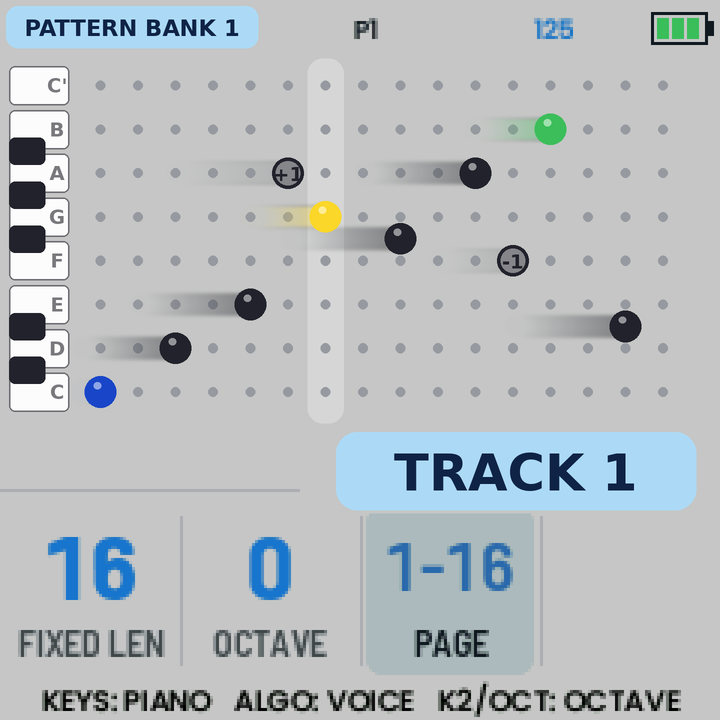
#> input picture docs/arp_look/arp_v6_F.png, 720 x 720 px, given in place of arp_page.png, which was not available
$ python arp_mock6.py
#> lines starting #> are read from the running program, lines starting #| are printed output that depends on the picture
from PIL import Image, ImageDraw, ImageFont, ImageFilter
K=6; OUT=3
base=Image.open('arp_page.png').convert('RGB')
#> base is the input picture: PIL image 720x720 RGB; mean R, G, B 182.7, 189, 191.5
BG=(197,198,197); BLUE=(24,112,200); LB=(120,185,245); GREY=(172,174,180); DK=(150,154,160); AMB=(236,150,20); CHIP=(172,218,246)
def F(n,b=True): return ImageFont.truetype('/usr/share/fonts/truetype/dejavu/DejaVuSans%s.ttf'%('-Bold' if b else ''),int(n*K))
X0,Y0,PX,PY=28,22,12.5,14.6
# (row,col): note on; accents; playhead
notes=[(0,0),(1,2),(2,4),(3,6),(4,8),(3,10),(2,12),(1,14),(0,15)]
acc={0,4,8}            # indices of notes (steps) that carry an accent
play=6
def cx(c): return (X0+c*PX+5.5)*K
def cy(r): return (Y0+r*PY+6.5)*K
def canvas():
    im=base.resize((240*K,240*K),Image.NEAREST); d=ImageDraw.Draw(im)
    d.rectangle([0,19*K,240*K,156*K],fill=BG); d.rectangle([100*K,143*K,240*K,171*K],fill=BG)
    d.rectangle([0,0,112*K,18*K],fill=BG)
    d.rounded_rectangle([2*K,2*K,86*K,16*K],radius=4*K,fill=CHIP)
    d.text((44*K,9.3*K),'PATTERN BANK 1',font=F(7.5),fill=(15,35,70),anchor='mm')
    return im
def keys(d):
    wh=[0,2,4,5,7]
    for r in range(8):
        y=Y0+r*PY
        if r in wh:
            d.rounded_rectangle([3*K,y*K,23*K,(y+13)*K],radius=2*K,fill=(252,252,252),outline=(110,110,115),width=K//2)
            d.text((19*K,(y+6.5)*K),"CDEFG"[wh.index(r)],font=F(6.5),fill=(120,120,125),anchor='mm')
    for r in (1,3,6):
        y=Y0+r*PY
        d.rounded_rectangle([3*K,(y-0.5)*K,15*K,(y+13.5)*K],radius=2*K,fill=(34,34,40))
def bottom(d):
    d.rounded_rectangle([112*K,144*K,232*K,170*K],radius=7*K,fill=CHIP)
    d.text((172*K,157.6*K),"TRACK 1",font=F(17),fill=(15,35,70),anchor='mm')
def playhead(im):
    ov=Image.new('RGBA',im.size,(0,0,0,0)); o=ImageDraw.Draw(ov)
    o.rounded_rectangle([(cx(play)-6*K),19.5*K,(cx(play)+6*K),141*K],radius=5*K,fill=(255,255,255,70))
    return Image.alpha_composite(im.convert('RGBA'),ov).convert('RGB')
def glow(im,pts):
    ov=Image.new('RGBA',im.size,(0,0,0,0)); o=ImageDraw.Draw(ov)
    for (x,y) in pts: o.ellipse([x-11*K,y-11*K,x+11*K,y+11*K],fill=(60,150,255,150))
    ov=ov.filter(ImageFilter.GaussianBlur(5*K))
    return Image.alpha_composite(im.convert('RGBA'),ov).convert('RGB')


COL={'n':(34,34,44),'a':(25,70,200),'f':(250,215,40),'b':(60,190,90)}
POS={0:0,1:.5,2:1,3:1.5,4:2,5:3,6:3.5,7:4,8:4.5,9:5,10:5.5,11:6,12:7}
def ry(s): return (Y0+(7-POS[s])*PY+6.5)*K          # y of a semitone 0 (C) .. 12 (C')
# (col, semitone in octave, type, octave offset from the visible one)
notes=[(0,0,'a',0),(2,2,'n',0),(4,4,'n',0),(6,7,'f',0),(8,6,'n',0),(10,9,'n',0),(12,11,'b',0),(14,3,'n',0),(5,9,'n',1),(11,5,'n',-1)]
def lite(c): return tuple(min(255,int(v*0.5+130)) for v in c)
def pale(c): return tuple(int(v*0.45+215*0.55) for v in c)
def keys2(d):
    names=["C'","B","A","G","F","E","D","C"]
    for r in range(8):
        y=Y0+r*PY
        d.rounded_rectangle([3*K,y*K,23*K,(y+13)*K],radius=2*K,fill=(252,252,252),outline=(110,110,115),width=K//2)
        d.text((19*K,(y+6.5)*K),names[r],font=F(6.5),fill=(120,120,125),anchor='mm')
    for s_ in (1,3,6,8,10):
        yc=ry(s_)/K
        d.rounded_rectangle([3*K,(yc-4.5)*K,15*K,(yc+4.5)*K],radius=2*K,fill=(34,34,44))
def grid(d):
    for r in range(8):
        for c in range(16): d.ellipse([cx(c)-1.6*K,cy(r)-1.6*K,cx(c)+1.6*K,cy(r)+1.6*K],fill=DK)
def tri(d,x,y,up,col):
    q=3*K; pts=[(x,y-q),(x-q,y+q*0.7),(x+q,y+q*0.7)] if up else [(x,y+q),(x-q,y-q*0.7),(x+q,y-q*0.7)]
    d.polygon(pts,fill=col)
def make(mode):
    im=canvas(); im=playhead(im); d=ImageDraw.Draw(im); keys2(d); grid(d)
    xmin=(X0-1)*K; ov=Image.new('RGBA',im.size,(0,0,0,0)); o=ImageDraw.Draw(ov)
    pts=[]
    for i,(c,sm,t,oc) in enumerate(notes):
        x=cx(c)
        if oc==0 or mode=='F': y=ry(sm)
        else: y=ry(12) if oc>0 else ry(0)          # pinned to the top / bottom edge
        col=COL[t] if oc==0 else (pale(COL[t]) if mode=='F' else COL[t])
        pts.append((x,y,col,oc,t)); L=(3 if i%3 else 2)*PX*K
        for k in range(40):
            tt=k/40; xx=x-tt*min(L,x-xmin)
            o.ellipse([xx-3.6*K,y-3.6*K,xx+3.6*K,y+3.6*K],fill=col+(int(120*(1-tt)*(1 if oc==0 else .7)),))
    ov=ov.filter(ImageFilter.GaussianBlur(0.6*K)); im=Image.alpha_composite(im.convert('RGBA'),ov).convert('RGB'); d=ImageDraw.Draw(im)
    for (x,y,col,oc,t) in pts:
        if oc==0:
            d.ellipse([x-5.2*K,y-5.2*K,x+5.2*K,y+5.2*K],fill=col); d.ellipse([x-2.3*K,y-3.3*K,x+0.2*K,y-1.0*K],fill=lite(col))
        elif mode=='F':   # folded: pale ball at its pitch name, badge = octaves away
            d.ellipse([x-5.2*K,y-5.2*K,x+5.2*K,y+5.2*K],fill=col,outline=COL[t],width=int(1.2*K))
            d.text((x,y+0.3*K),"+1" if oc>0 else "-1",font=F(6.5),fill=COL[t],anchor='mm')
        else:             # pinned: hollow ring at the edge + arrow
            d.ellipse([x-5.2*K,y-5.2*K,x+5.2*K,y+5.2*K],outline=col,width=int(1.6*K),fill=(215,216,215))
            tri(d,x,(y-8.2*K) if oc>0 else (y+8.4*K),oc>0,col)
            d.text((x,y+0.3*K),"+1" if oc>0 else "-1",font=F(6.5),fill=col,anchor='mm')
    bottom(d); return im
ims=[make('P'),make('F')]; names=['P  pinned at the edge','F  folded: always at its pitch name']
#> in make, `im = canvas()`:
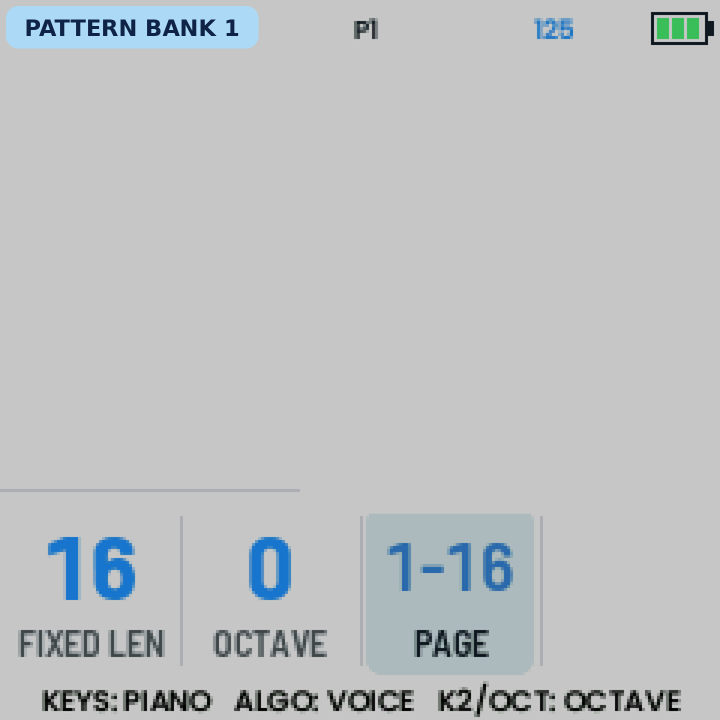
#> im: PIL image 1440x1440 RGB (shown at 1/2 size); mean R, G, B 188.9, 192.8, 193.6
#> in playhead, `ov = Image.new('RGBA', im.size, (0, 0, 0, 0))`: ov: PIL image 1440x1440 RGBA; every value is 0
#> after the loop in make, `for i,(c,sm,t,oc) in enumerate(notes):`: pts = 10 items
#> in make, `ov = ov.filter(ImageFilter.GaussianBlur(0.6 * K))`:
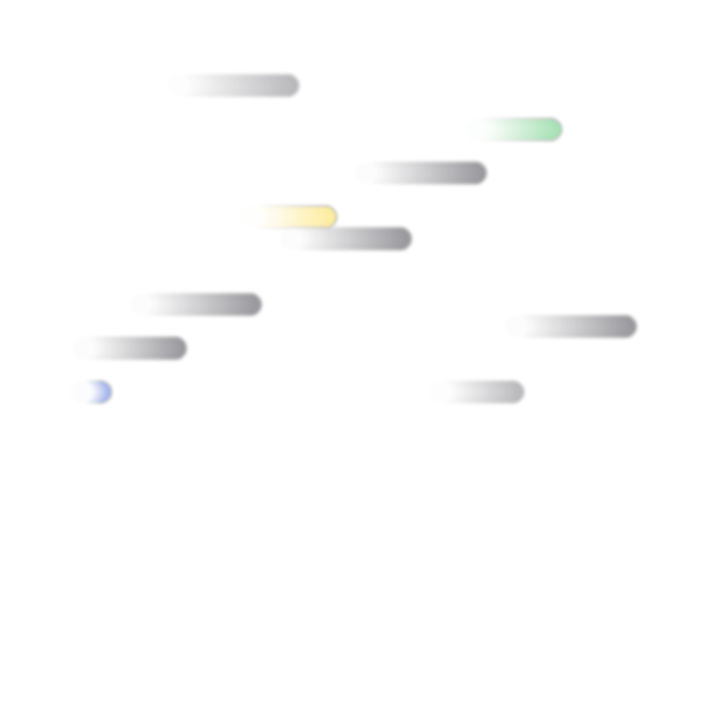
#> ov: PIL image 1440x1440 RGBA (shown at 1/2 size); mean R, G, B, A 2.4, 2.9, 2.4, 2.2; transparent parts drawn white
#> in make, `im = Image.alpha_composite(im.convert('RGBA'), ov).convert('RGB')`:
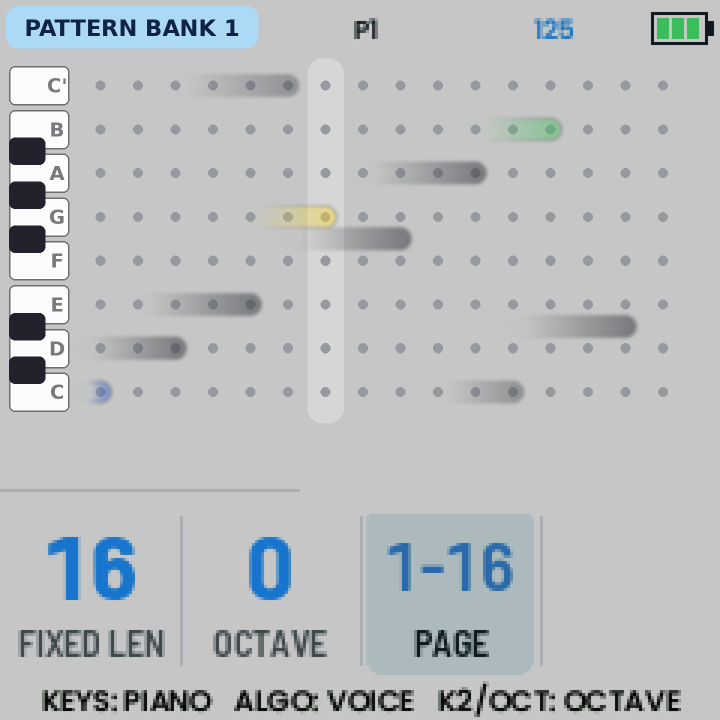
#> im: PIL image 1440x1440 RGB (shown at 1/2 size); mean R, G, B 186.5, 190.5, 191.5
#> the loop in make, `for (x,y,col,oc,t) in pts:` made 10 passes
#> (x, y, col, oc, t) on passes 1 to 8: (201, 784.2, (25, 70, 200), 0, 'a'), (351, 696.6, (34, 34, 44), 0, 'n'), (501, 609, (34, 34, 44), 0, 'n'), (651, 433.8, (250, 215, 40), 0, 'f'), (801, 477.6, (34, 34, 44), 0, 'n'), (951, 346.2, (34, 34, 44), 0, 'n'), (1101, 258.6, (60, 190, 90), 0, 'b'), (1251, 652.8, (34, 34, 44), 0, 'n')
#> (x, y, col, oc, t, q in tri, pts in tri) on passes 9 to 10: (576, 171, (34, 34, 44), 1, 'n', 18, [(576, 103.8), (558, 134.4), (594, 134.4)]), (1026, 784.2, (34, 34, 44), -1, 'n', 18, [(1026, 852.6), (1008, 822), (1044, 822)])
#> the loop in make (call 2), `for (x,y,col,oc,t) in pts:` made 10 passes
OUT=2; W=240*OUT; out=Image.new('RGB',(W*2+20,W+44),(255,255,255)); dd=ImageDraw.Draw(out)
#> after `out = Image.new('RGB', (W * 2 + 20, W + 44), (255, 255, 255))`: out: PIL image 980x524 RGB; every value is 255
fn=ImageFont.truetype('/usr/share/fonts/truetype/dejavu/DejaVuSans-Bold.ttf',26)
for i,(im,n) in enumerate(zip(ims,names)):
    im.resize((720,720),Image.LANCZOS).save('docs/arp_look/arp_v6_%s.png'%'PF'[i])
    out.paste(im.resize((W,W),Image.LANCZOS),(i*(W+20),44)); dd.text((i*(W+20)+6,6),n,font=fn,fill=(0,0,0))
#> this loop made 2 passes
#> n on passes 1 to 2: 'P  pinned at the edge', 'F  folded: always at its pitch name'
#> pass 1, `im.resize((720,720),Image.LANCZOS).save('docs/arp_look/arp_v6_%s.png'%..`:
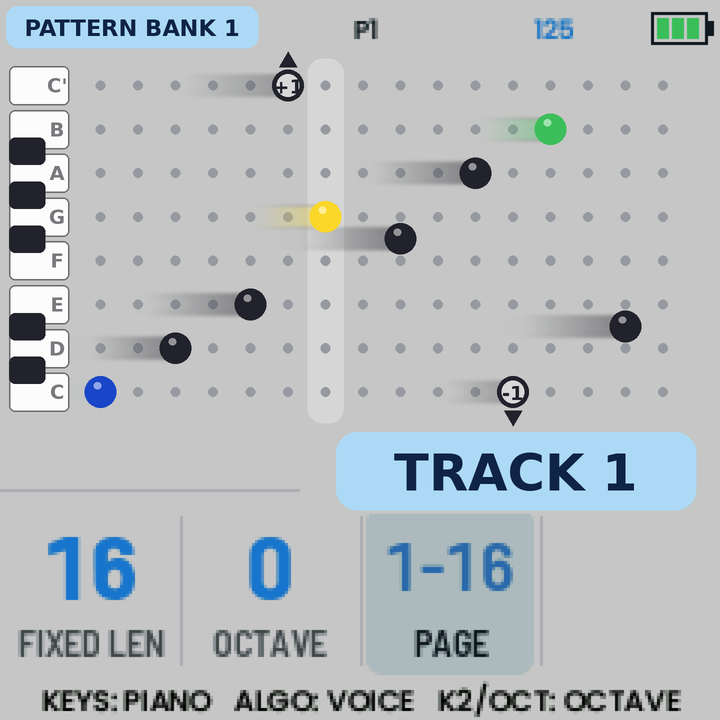
#> saved as arp_v6_P.png: PIL image 720x720 RGB; mean R, G, B 182.6, 188.9, 191.4
#> after the loop:
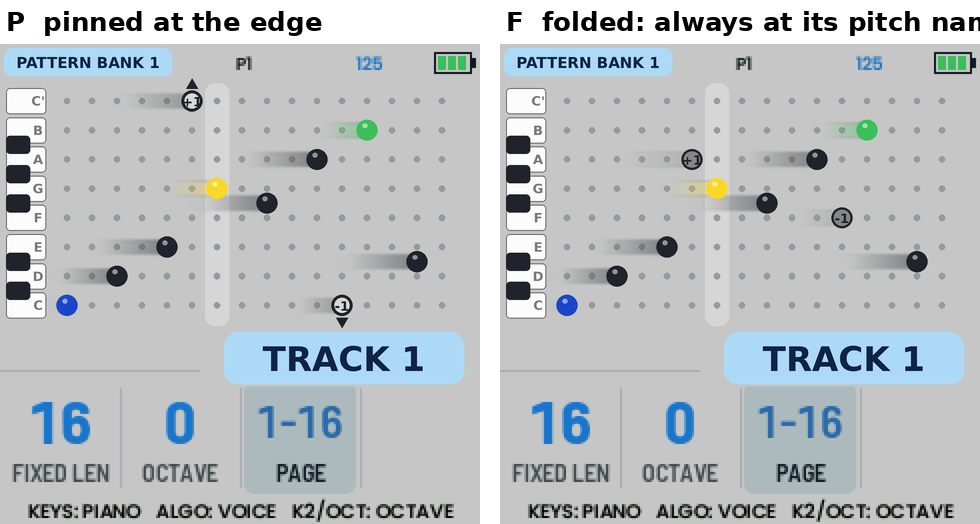
#> out: PIL image 980x524 RGB; mean R, G, B 187.1, 192.8, 195.1
out.save('docs/arp_look/arp_v6_both.png')
